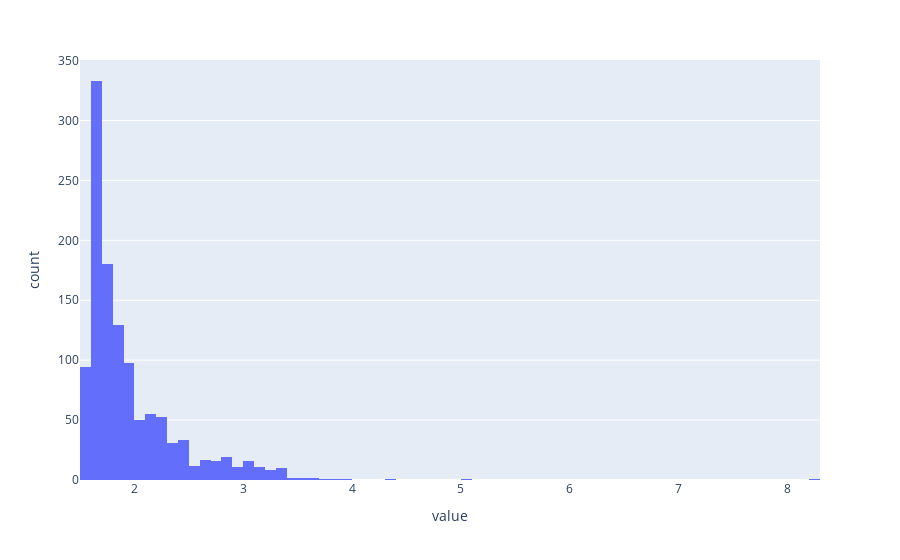

Here is the notebook cell this chart was saved with:
### Code cell
from interp_utils import hist
# # neuron_losses = torch.stack(neuron_losses)
# # tail_losses = torch.stack(tail_losses)

# all_losses = {
#     'og_loss': og_loss,
#     'mlp_replacement_loss': mlp_replacement_loss,
#     'zero_ablation_loss': zero_ablation_loss,
#     'neuron_losses': neuron_losses,
#     'tail_losses': tail_losses
# }

# torch.save(all_losses, f'{fname}_losses.pt')

hist(tail_losses)

### Figure 1 — Plotly figure (JSON) as saved in the notebook; plotly's stock layout.template omitted (floating-point values rounded to 4 significant figures; data arrays with more than 128 entries replaced by an {"elided": "..."} marker saying what was removed)
{"data": [{"alignmentgroup": "True", "bingroup": "x", "hovertemplate": "variable=0<br>value=%{x}<br>count=%{y}<extra></extra>", "legendgroup": "0", "marker": {"color": "#636efa", "pattern": {"shape": ""}}, "name": "0", "offsetgroup": "0", "orientation": "v", "showlegend": true, "type": "histogram", "x": {"elided": "1188 float values"}, "xaxis": "x", "yaxis": "y"}], "layout": {"barmode": "relative", "legend": {"title": {"text": "variable"}, "tracegroupgap": 0}, "margin": {"t": 60}, "showlegend": false, "xaxis": {"anchor": "y", "domain": [0, 1], "title": {"text": "value"}}, "yaxis": {"anchor": "x", "domain": [0, 1], "title": {"text": "count"}}}}
